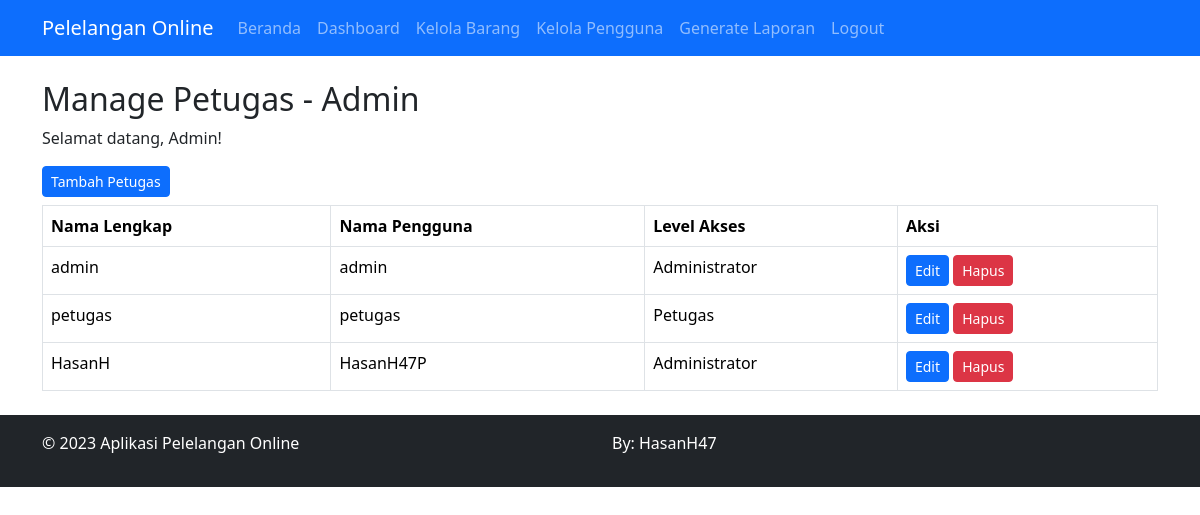
The app's page /pages/admin/manage_users.php (signed in) with its own data.
### tables this page shows
CREATE TABLE `tb_petugas` (
  `id_petugas` int NOT NULL,
  `nama_petugas` varchar(25) NOT NULL,
  `username` varchar(25) NOT NULL,
  `password` varchar(255) NOT NULL,
  `id_level` int NOT NULL
);

### pages/admin/manage_users.php (the view, shortened to what this page needs)
<?php
require_once '../../config/database.php';
$sql = "SELECT * FROM tb_petugas";
$petugas_list = [];
if ($result = $mysqli->query($sql)) {
  while ($row = $result->fetch_assoc()) {
    $petugas_list[] = $row;
  }
}
?>
<!DOCTYPE html>
<html lang="en">
<head>
  <link rel="stylesheet" href="../../assets/css/bootstrap.min.css">
  <link rel="stylesheet" href="../../assets/css/style.css">
</head>
<body>
  <?php include '../../includes/navbar.php'; ?>
  <div class="container mt-4">
    <h2>Manage Petugas - Admin</h2>
    <p>Selamat datang, Admin!</p>
    <div class="my-2">
      <a href="add_user.php" class="btn btn-primary btn-sm">Tambah Petugas</a>
    </div>
    <table class="table table-bordered">
      <thead>
        <tr>
          <th>Nama Lengkap</th>
          <th>Nama Pengguna</th>
          <th>Level Akses</th>
          <th>Aksi</th>
        </tr>
      </thead>
      <tbody>
        <?php foreach ($petugas_list as $petugas) : ?>
          <tr>
            <td><?php echo $petugas['nama_petugas']; ?></td>
            <td><?php echo $petugas['username']; ?></td>
            <td><?php echo ($petugas['id_level'] == 1) ? 'Administrator' : 'Petugas'; ?></td>
            <td>
              <a href="edit_user.php?id=<?php echo $petugas['id_petugas']; ?>" class="btn btn-primary btn-sm">Edit</a>
              <a href="delete_user.php?id=<?php echo $petugas['id_petugas']; ?>" class="btn btn-danger btn-sm">Hapus</a>
            </td>
          </tr>
        <?php endforeach; ?>
      </tbody>
    </table>
  </div>
  <?php include '../../includes/footer.php'; ?>
</body>
</html>

### records on screen
tb_petugas: nama_petugas "admin", username "admin", shows "Administrator"
tb_petugas: nama_petugas "petugas", username "petugas", shows "Petugas"
tb_petugas: nama_petugas "HasanH", username "HasanH47P", shows "Administrator"
